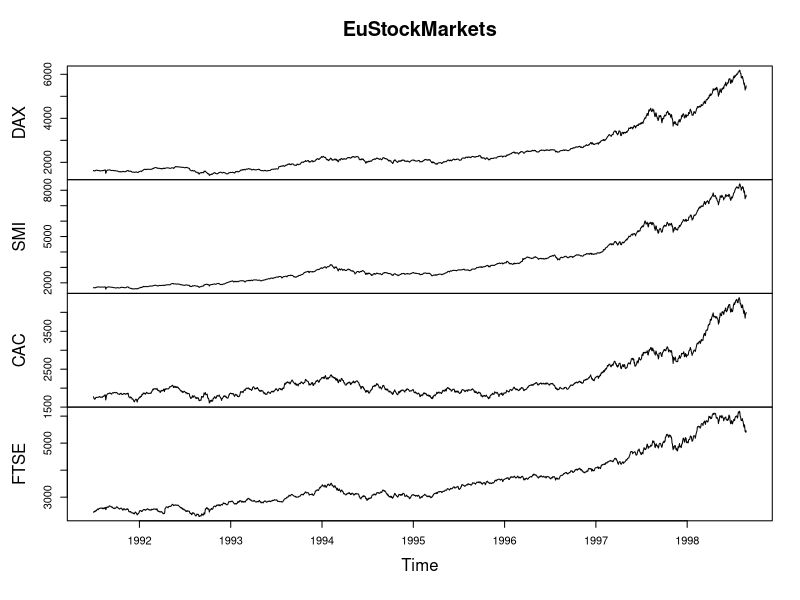

The R source for this figure:
data() # This lists all the data sets R base has
help(EuStockMarkets) # Describes the data set
getwd() # Turns out the working directory
View(EuStockMarkets)
str(EuStockMarkets) # The set is time series
plot(EuStockMarkets) # Plots all the series
